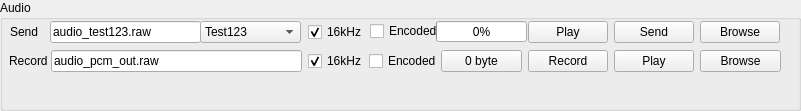
           <widget class="QGroupBox" name="hidd_audio_groupBox">
            <property name="geometry">
             <rect>
              <x>300</x>
              <y>50</y>
              <width>801</width>
              <height>111</height>
             </rect>
            </property>
            <property name="title">
             <string>Audio</string>
            </property>
            <widget class="QPushButton" name="btnFindAudioRawFile">
             <property name="geometry">
              <rect>
               <x>700</x>
               <y>21</y>
               <width>80</width>
               <height>22</height>
              </rect>
             </property>
             <property name="text">
              <string>Browse</string>
             </property>
            </widget>
            <widget class="QPushButton" name="btnAudioRawFileSend">
             <property name="geometry">
              <rect>
               <x>614</x>
               <y>21</y>
               <width>80</width>
               <height>22</height>
              </rect>
             </property>
             <property name="toolTip">
              <string>Send 16-bit audio raw data</string>
             </property>
             <property name="text">
              <string>Send</string>
             </property>
            </widget>
            <widget class="QPushButton" name="audioPlayButton1">
             <property name="geometry">
              <rect>
               <x>528</x>
               <y>21</y>
               <width>80</width>
               <height>22</height>
              </rect>
             </property>
             <property name="text">
              <string>Play</string>
             </property>
            </widget>
            <widget class="QCheckBox" name="send_encoded">
             <property name="enabled">
              <bool>true</bool>
             </property>
             <property name="geometry">
              <rect>
               <x>370</x>
               <y>21</y>
               <width>67</width>
               <height>20</height>
              </rect>
             </property>
             <property name="tabletTracking">
              <bool>false</bool>
             </property>
             <property name="text">
              <string>Encoded</string>
             </property>
             <property name="checked">
              <bool>false</bool>
             </property>
            </widget>
            <widget class="QLineEdit" name="edAudioRawFile">
             <property name="geometry">
              <rect>
               <x>50</x>
               <y>21</y>
               <width>151</width>
               <height>22</height>
              </rect>
             </property>
             <property name="toolTip">
              <string>Enter the input file name for 16-bit audio raw data</string>
             </property>
             <property name="text">
              <string>audio_test123.raw</string>
             </property>
            </widget>
            <widget class="QCheckBox" name="sampleRate16KHz_2">
             <property name="geometry">
              <rect>
               <x>308</x>
               <y>22</y>
               <width>55</width>
               <height>20</height>
              </rect>
             </property>
             <property name="tabletTracking">
              <bool>false</bool>
             </property>
             <property name="text">
              <string>16kHz</string>
             </property>
             <property name="checked">
              <bool>true</bool>
             </property>
            </widget>
            <widget class="QProgressBar" name="AudioRawDataSendProgressBar">
             <property name="geometry">
              <rect>
               <x>436</x>
               <y>21</y>
               <width>91</width>
               <height>21</height>
              </rect>
             </property>
             <property name="value">
              <number>0</number>
             </property>
            </widget>
            <widget class="QLabel" name="HID_AudioRawDataLabel">
             <property name="geometry">
              <rect>
               <x>10</x>
               <y>21</y>
               <width>31</width>
               <height>21</height>
              </rect>
             </property>
             <property name="text">
              <string>Send </string>
             </property>
            </widget>
            <widget class="QComboBox" name="cbAudioSelect">
             <property name="geometry">
              <rect>
               <x>200</x>
               <y>21</y>
               <width>101</width>
               <height>22</height>
              </rect>
             </property>
             <property name="cursor">
              <cursorShape>ArrowCursor</cursorShape>
             </property>
             <property name="toolTip">
              <string>Select audio file to send</string>
             </property>
             <property name="statusTip">
              <string/>
             </property>
             <property name="currentIndex">
              <number>0</number>
             </property>
             <property name="maxVisibleItems">
              <number>10</number>
             </property>
             <property name="maxCount">
              <number>2147483646</number>
             </property>
             <property name="insertPolicy">
              <enum>QComboBox::NoInsert</enum>
             </property>
             <item>
              <property name="text">
               <string>Test123</string>
              </property>
             </item>
             <item>
              <property name="text">
               <string>Play_YouTube</string>
              </property>
             </item>
             <item>
              <property name="text">
               <string>Weather_Report</string>
              </property>
             </item>
             <item>
              <property name="text">
               <string>Home</string>
              </property>
             </item>
             <item>
              <property name="text">
               <string>Netflix</string>
              </property>
             </item>
             <item>
              <property name="text">
               <string>Mute</string>
              </property>
             </item>
             <item>
              <property name="text">
               <string>What_time_is_it</string>
              </property>
             </item>
             <item>
              <property name="text">
               <string>Volume_Up</string>
              </property>
             </item>
             <item>
              <property name="text">
               <string>Volume_Down</string>
              </property>
             </item>
            </widget>
            <widget class="QPushButton" name="btnFindAudioRawFile_2">
             <property name="geometry">
              <rect>
               <x>700</x>
               <y>50</y>
               <width>81</width>
               <height>22</height>
              </rect>
             </property>
             <property name="text">
              <string>Browse</string>
             </property>
            </widget>
            <widget class="QPushButton" name="audioPlayButton2">
             <property name="geometry">
              <rect>
               <x>614</x>
               <y>50</y>
               <width>80</width>
               <height>22</height>
              </rect>
             </property>
             <property name="text">
              <string>Play</string>
             </property>
            </widget>
            <widget class="QLabel" name="HID_AudioRawDataLabel_2">
             <property name="geometry">
              <rect>
               <x>9</x>
               <y>50</y>
               <width>41</width>
               <height>21</height>
              </rect>
             </property>
             <property name="text">
              <string>Record</string>
             </property>
            </widget>
            <widget class="QLineEdit" name="edAudioRawFile_2">
             <property name="geometry">
              <rect>
               <x>51</x>
               <y>50</y>
               <width>251</width>
               <height>22</height>
              </rect>
             </property>
             <property name="toolTip">
              <string>Enter the output file name for 16-bit audio raw data</string>
             </property>
             <property name="text">
              <string>audio_pcm_out.raw</string>
             </property>
            </widget>
            <widget class="QCheckBox" name="record_encoded">
             <property name="enabled">
              <bool>true</bool>
             </property>
             <property name="geometry">
              <rect>
               <x>369</x>
               <y>51</y>
               <width>67</width>
               <height>20</height>
              </rect>
             </property>
             <property name="tabletTracking">
              <bool>false</bool>
             </property>
             <property name="text">
              <string>Encoded</string>
             </property>
             <property name="checked">
              <bool>false</bool>
             </property>
            </widget>
            <widget class="QPushButton" name="audioRawDataWrSize">
             <property name="geometry">
              <rect>
               <x>441</x>
               <y>50</y>
               <width>81</width>
               <height>22</height>
              </rect>
             </property>
             <property name="text">
              <string>0 byte</string>
             </property>
            </widget>
            <widget class="QPushButton" name="audioRecordutton">
             <property name="geometry">
              <rect>
               <x>528</x>
               <y>50</y>
               <width>80</width>
               <height>22</height>
              </rect>
             </property>
             <property name="text">
              <string>Record</string>
             </property>
            </widget>
            <widget class="QCheckBox" name="sampleRate16KHz">
             <property name="geometry">
              <rect>
               <x>308</x>
               <y>51</y>
               <width>55</width>
               <height>20</height>
              </rect>
             </property>
             <property name="tabletTracking">
              <bool>false</bool>
             </property>
             <property name="text">
              <string>16kHz</string>
             </property>
             <property name="checked">
              <bool>true</bool>
             </property>
            </widget>
            <widget class="QLabel" name="HID_AudioCodec">
             <property name="geometry">
              <rect>
               <x>10</x>
               <y>80</y>
               <width>761</width>
               <height>21</height>
              </rect>
             </property>
             <property name="text">
              <string/>
             </property>
            </widget>
           </widget>
